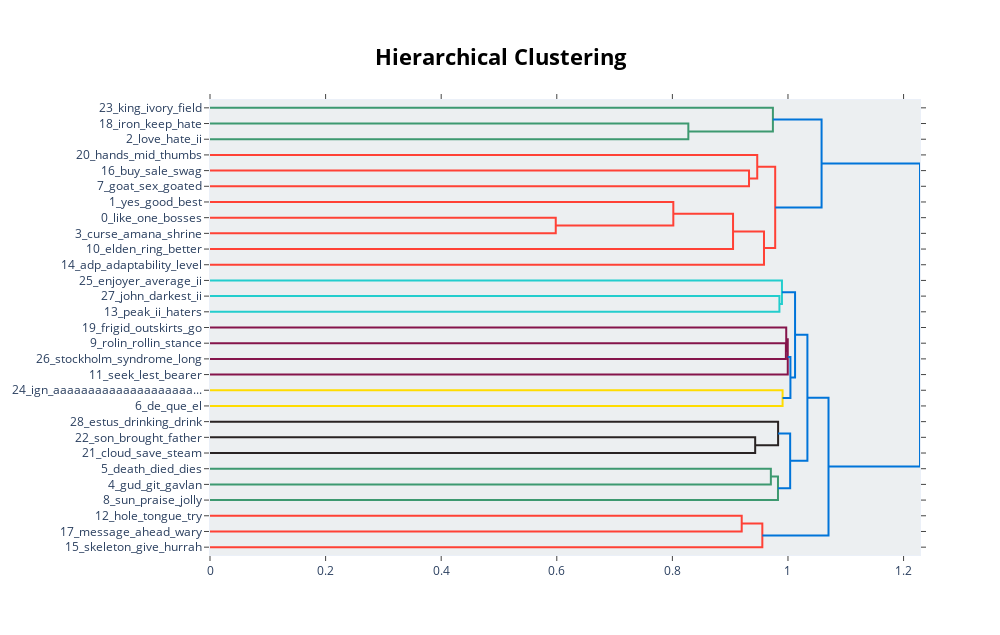

The cell this chart's notebook holds for it:
### Code cell
pos_topic_model.visualize_hierarchy()

### Figure 1 — Plotly figure (JSON) as saved in the notebook; plotly's stock layout.template omitted (floating-point values rounded to 4 significant figures)
{"data": [{"hoverinfo": "text", "marker": {"color": "rgb(61,153,112)"}, "mode": "lines", "type": "scatter", "x": [0, 0.8276, 0.8276, 0], "xaxis": "x", "y": [-15, -15, -25, -25], "yaxis": "y"}, {"hoverinfo": "text", "marker": {"color": "rgb(61,153,112)"}, "mode": "lines", "type": "scatter", "x": [0, 0.9739, 0.9739, 0.8276], "xaxis": "x", "y": [-5, -5, -20, -20], "yaxis": "y"}, {"hoverinfo": "text", "marker": {"color": "rgb(255,65,54)"}, "mode": "lines", "type": "scatter", "x": [0, 0.9326, 0.9326, 0], "xaxis": "x", "y": [-45, -45, -55, -55], "yaxis": "y"}, {"hoverinfo": "text", "marker": {"color": "rgb(255,65,54)"}, "mode": "lines", "type": "scatter", "x": [0, 0.9468, 0.9468, 0.9326], "xaxis": "x", "y": [-35, -35, -50, -50], "yaxis": "y"}, {"hoverinfo": "text", "marker": {"color": "rgb(255,65,54)"}, "mode": "lines", "type": "scatter", "x": [0, 0.5982, 0.5982, 0], "xaxis": "x", "y": [-75, -75, -85, -85], "yaxis": "y"}, {"hoverinfo": "text", "marker": {"color": "rgb(255,65,54)"}, "mode": "lines", "type": "scatter", "x": [0, 0.8016, 0.8016, 0.5982], "xaxis": "x", "y": [-65, -65, -80, -80], "yaxis": "y"}, {"hoverinfo": "text", "marker": {"color": "rgb(255,65,54)"}, "mode": "lines", "type": "scatter", "x": [0.8016, 0.9049, 0.9049, 0], "xaxis": "x", "y": [-72.5, -72.5, -95, -95], "yaxis": "y"}, {"hoverinfo": "text", "marker": {"color": "rgb(255,65,54)"}, "mode": "lines", "type": "scatter", "x": [0.9049, 0.9585, 0.9585, 0], "xaxis": "x", "y": [-83.75, -83.75, -105, -105], "yaxis": "y"}, {"hoverinfo": "text", "marker": {"color": "rgb(255,65,54)"}, "mode": "lines", "type": "scatter", "x": [0.9468, 0.9779, 0.9779, 0.9585], "xaxis": "x", "y": [-42.5, -42.5, -94.38, -94.38], "yaxis": "y"}, {"hoverinfo": "text", "marker": {"color": "rgb(0,116,217)"}, "mode": "lines", "type": "scatter", "x": [0.9739, 1.058, 1.058, 0.9779], "xaxis": "x", "y": [-12.5, -12.5, -68.44, -68.44], "yaxis": "y"}, {"hoverinfo": "text", "marker": {"color": "rgb(35,205,205)"}, "mode": "lines", "type": "scatter", "x": [0, 0.9852, 0.9852, 0], "xaxis": "x", "y": [-125, -125, -135, -135], "yaxis": "y"}, {"hoverinfo": "text", "marker": {"color": "rgb(35,205,205)"}, "mode": "lines", "type": "scatter", "x": [0, 0.9896, 0.9896, 0.9852], "xaxis": "x", "y": [-115, -115, -130, -130], "yaxis": "y"}, {"hoverinfo": "text", "marker": {"color": "rgb(133,20,75)"}, "mode": "lines", "type": "scatter", "x": [0, 0.9964, 0.9964, 0], "xaxis": "x", "y": [-155, -155, -165, -165], "yaxis": "y"}, {"hoverinfo": "text", "marker": {"color": "rgb(133,20,75)"}, "mode": "lines", "type": "scatter", "x": [0, 0.997, 0.997, 0.9964], "xaxis": "x", "y": [-145, -145, -160, -160], "yaxis": "y"}, {"hoverinfo": "text", "marker": {"color": "rgb(133,20,75)"}, "mode": "lines", "type": "scatter", "x": [0.997, 0.9996, 0.9996, 0], "xaxis": "x", "y": [-152.5, -152.5, -175, -175], "yaxis": "y"}, {"hoverinfo": "text", "marker": {"color": "rgb(255,220,0)"}, "mode": "lines", "type": "scatter", "x": [0, 0.9907, 0.9907, 0], "xaxis": "x", "y": [-185, -185, -195, -195], "yaxis": "y"}, {"hoverinfo": "text", "marker": {"color": "rgb(0,116,217)"}, "mode": "lines", "type": "scatter", "x": [0.9996, 1.004, 1.004, 0.9907], "xaxis": "x", "y": [-163.8, -163.8, -190, -190], "yaxis": "y"}, {"hoverinfo": "text", "marker": {"color": "rgb(0,116,217)"}, "mode": "lines", "type": "scatter", "x": [0.9896, 1.012, 1.012, 1.004], "xaxis": "x", "y": [-122.5, -122.5, -176.9, -176.9], "yaxis": "y"}, {"hoverinfo": "text", "marker": {"color": "rgb(40,35,35)"}, "mode": "lines", "type": "scatter", "x": [0, 0.9433, 0.9433, 0], "xaxis": "x", "y": [-215, -215, -225, -225], "yaxis": "y"}, {"hoverinfo": "text", "marker": {"color": "rgb(40,35,35)"}, "mode": "lines", "type": "scatter", "x": [0, 0.9829, 0.9829, 0.9433], "xaxis": "x", "y": [-205, -205, -220, -220], "yaxis": "y"}, {"hoverinfo": "text", "marker": {"color": "rgb(61,153,112)"}, "mode": "lines", "type": "scatter", "x": [0, 0.9704, 0.9704, 0], "xaxis": "x", "y": [-235, -235, -245, -245], "yaxis": "y"}, {"hoverinfo": "text", "marker": {"color": "rgb(61,153,112)"}, "mode": "lines", "type": "scatter", "x": [0.9704, 0.9827, 0.9827, 0], "xaxis": "x", "y": [-240, -240, -255, -255], "yaxis": "y"}, {"hoverinfo": "text", "marker": {"color": "rgb(0,116,217)"}, "mode": "lines", "type": "scatter", "x": [0.9829, 1.004, 1.004, 0.9827], "xaxis": "x", "y": [-212.5, -212.5, -247.5, -247.5], "yaxis": "y"}, {"hoverinfo": "text", "marker": {"color": "rgb(0,116,217)"}, "mode": "lines", "type": "scatter", "x": [1.012, 1.034, 1.034, 1.004], "xaxis": "x", "y": [-149.7, -149.7, -230, -230], "yaxis": "y"}, {"hoverinfo": "text", "marker": {"color": "rgb(255,65,54)"}, "mode": "lines", "type": "scatter", "x": [0, 0.92, 0.92, 0], "xaxis": "x", "y": [-265, -265, -275, -275], "yaxis": "y"}, {"hoverinfo": "text", "marker": {"color": "rgb(255,65,54)"}, "mode": "lines", "type": "scatter", "x": [0.92, 0.9556, 0.9556, 0], "xaxis": "x", "y": [-270, -270, -285, -285], "yaxis": "y"}, {"hoverinfo": "text", "marker": {"color": "rgb(0,116,217)"}, "mode": "lines", "type": "scatter", "x": [1.034, 1.07, 1.07, 0.9556], "xaxis": "x", "y": [-189.8, -189.8, -277.5, -277.5], "yaxis": "y"}, {"hoverinfo": "text", "marker": {"color": "rgb(0,116,217)"}, "mode": "lines", "type": "scatter", "x": [1.058, 1.228, 1.228, 1.07], "xaxis": "x", "y": [-40.47, -40.47, -233.7, -233.7], "yaxis": "y"}], "layout": {"autosize": false, "height": 635, "hoverlabel": {"bgcolor": "white", "font": {"family": "Rockwell", "size": 16}}, "hovermode": "closest", "plot_bgcolor": "#ECEFF1", "showlegend": false, "title": {"font": {"color": "Black", "size": 22}, "text": "<b>Hierarchical Clustering</b>", "x": 0.5, "xanchor": "center", "yanchor": "top"}, "width": 1000, "xaxis": {"mirror": "allticks", "rangemode": "tozero", "showgrid": false, "showline": true, "showticklabels": true, "ticks": "outside", "type": "linear", "zeroline": false}, "yaxis": {"mirror": "allticks", "range": [-290, 0], "rangemode": "tozero", "showgrid": false, "showline": true, "showticklabels": true, "tickmode": "array", "ticks": "outside", "ticktext": ["23_king_ivory_field", "18_iron_keep_hate", "2_love_hate_ii", "20_hands_mid_thumbs", "16_buy_sale_swag", "7_goat_sex_goated", "1_yes_good_best", "0_like_one_bosses", "3_curse_amana_shrine", "10_elden_ring_better", "14_adp_adaptability_level", "25_enjoyer_average_ii", "27_john_darkest_ii", "13_peak_ii_haters", "19_frigid_outskirts_go", "9_rolin_rollin_stance", "26_stockholm_syndrome_long", "11_seek_lest_bearer", "24_ign_aaaaaaaaaaaaaaaaaaaa...", "6_de_que_el", "28_estus_drinking_drink", "22_son_brought_father", "21_cloud_save_steam", "5_death_died_dies", "4_gud_git_gavlan", "8_sun_praise_jolly", "12_hole_tongue_try", "17_message_ahead_wary", "15_skeleton_give_hurrah"], "tickvals": [-5, -15, -25, -35, -45, -55, -65, -75, -85, -95, -105, -115, -125, -135, -145, -155, -165, -175, -185, -195, -205, -215, -225, -235, -245, -255, -265, -275, -285], "type": "linear", "zeroline": false}}}
